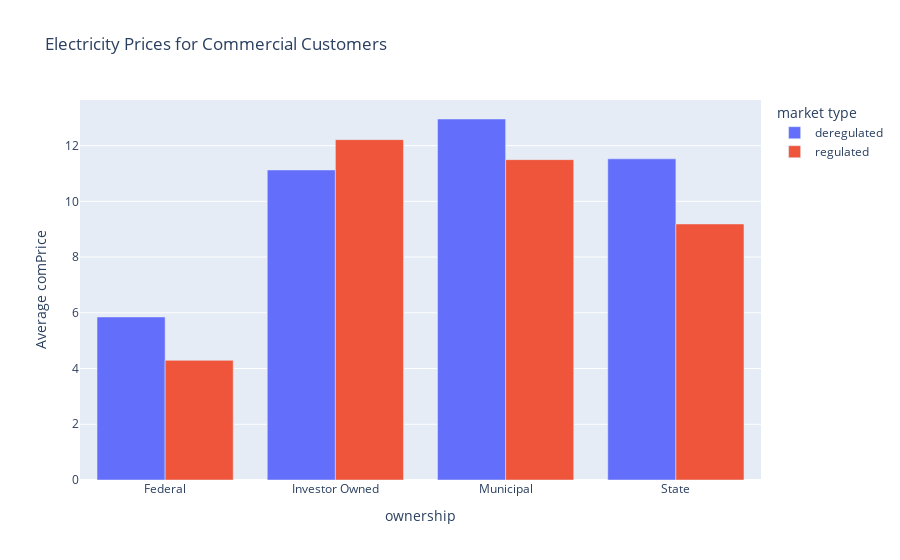

Notebook code cell kept with this figure:
### Markdown cell above
## For Commercial Consumers

### Code cell
comavg = df_2022.groupby(['ownership', 'market type'])['comPrice'].mean().reset_index(name = 'Average comPrice')

# Filter the DataFrame to include only the desired ownership types
filtered_comavg = comavg[comavg['ownership'].isin(['Investor Owned', 'Municipal', 'State', 'Federal'])]
fig3 = px.bar(filtered_comavg, x = 'ownership', y = 'Average comPrice', color = 'market type', title = 'Electricity Prices for Commercial Customers',barmode='group')
fig3

### Figure 1 — Plotly figure (JSON) as saved in the notebook; plotly's stock layout.template omitted (floating-point values rounded to 4 significant figures)
{"data": [{"alignmentgroup": "True", "hovertemplate": "market type=deregulated<br>ownership=%{x}<br>Average comPrice=%{y}<extra></extra>", "legendgroup": "deregulated", "marker": {"color": "#636efa", "pattern": {"shape": ""}}, "name": "deregulated", "offsetgroup": "deregulated", "orientation": "v", "showlegend": true, "textposition": "auto", "type": "bar", "x": ["Federal", "Investor Owned", "Municipal", "State"], "xaxis": "x", "y": [5.85, 11.13, 12.95, 11.53], "yaxis": "y"}, {"alignmentgroup": "True", "hovertemplate": "market type=regulated<br>ownership=%{x}<br>Average comPrice=%{y}<extra></extra>", "legendgroup": "regulated", "marker": {"color": "#EF553B", "pattern": {"shape": ""}}, "name": "regulated", "offsetgroup": "regulated", "orientation": "v", "showlegend": true, "textposition": "auto", "type": "bar", "x": ["Federal", "Investor Owned", "Municipal", "State"], "xaxis": "x", "y": [4.295, 12.21, 11.5, 9.189], "yaxis": "y"}], "layout": {"autosize": true, "barmode": "group", "legend": {"title": {"text": "market type"}, "tracegroupgap": 0}, "title": {"text": "Electricity Prices for Commercial Customers"}, "xaxis": {"anchor": "y", "autorange": true, "domain": [0, 1], "range": [-0.5, 3.5], "title": {"text": "ownership"}, "type": "category"}, "yaxis": {"anchor": "x", "autorange": true, "domain": [0, 1], "range": [0, 13.64], "title": {"text": "Average comPrice"}, "type": "linear"}}}
